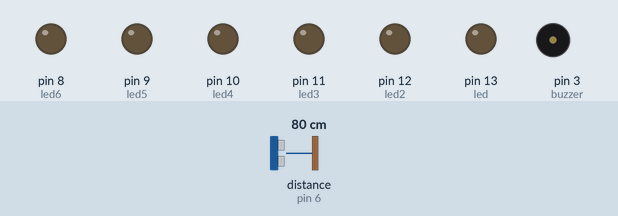
Recording of a sketch running on a simulated Arduino Uno, built with avr-gcc and run on an emulated ATmega328P. On the bench: output pins drawn as LEDs (lit = HIGH), buzzer (waves = sounding). Wiring (inferred from the names in the program): ultrasonic range finder: trigger pin 7; echo pin 6. The inputs (shaded band) are chosen by the test bench; at power-on: distance to the obstacle (sensor on pin 6) 80 cm. The echo pulse lasts 58.3 µs per cm; pins used as bus, display or sensor lines are not drawn; what the sketch prints to the serial monitor is not drawn.

Above: at 1.2 s.
1.3 s: distance to the obstacle (sensor on pin 6) set to 2 cm
At 2.71 s:
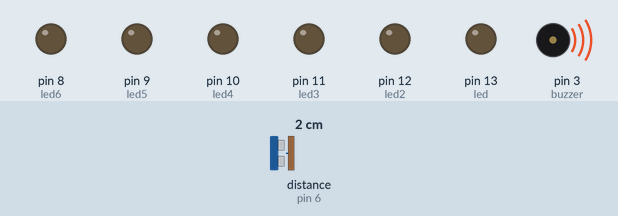
4.2 s: distance to the obstacle (sensor on pin 6) set to 9 cm
At 5.4 s:
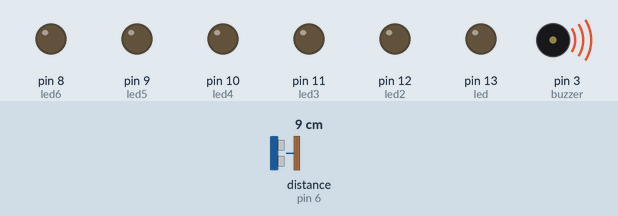
5.7 s: distance to the obstacle (sensor on pin 6) set to 18 cm
At 7.0 s:
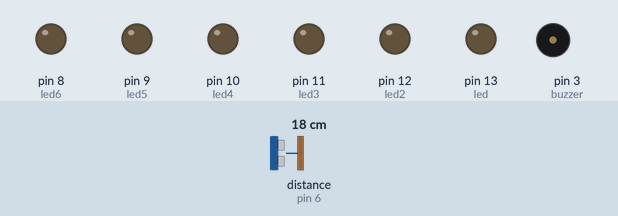
Timing chart, 0 to 8.7 s (numbered marks = the images above; inputs shaded):
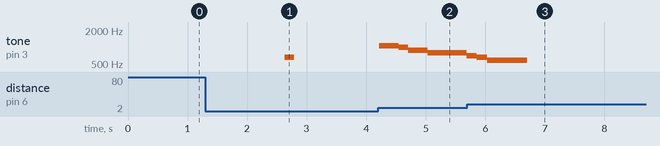

The sketch:

FORTissimo2.ino
```cpp
#include <Average.h>
Average<float> ave(10);


#define trigPin 7
#define echoPin 6
#define led 13
#define led2 12
#define led3 11
#define led4 10
#define led5 9
#define led6 8
#define buzzer 3

int sound = 0;
int maxdist = 0;
int mindist = 0;
int interval = 0;

void setup() {
  Serial.begin (115200);
  pinMode(trigPin, OUTPUT);
  pinMode(echoPin, INPUT);
  pinMode(led, OUTPUT);
  pinMode(led2, OUTPUT);
  pinMode(led3, OUTPUT);
  pinMode(led4, OUTPUT);
  pinMode(led5, OUTPUT);
  pinMode(led6, OUTPUT);
  pinMode(buzzer, OUTPUT);


}

void loop() {
      int total = 0;
 long duration, distance;
    for(int i=0; i<10; i++){

      digitalWrite(trigPin, LOW);
      delayMicroseconds(2);
      digitalWrite(trigPin, HIGH);
      delayMicroseconds(10);
      digitalWrite(trigPin, LOW);
      duration = pulseIn(echoPin, HIGH);

      total += duration;
      Serial.print("Their Avg: ");
      Serial.println(duration);
      delay(10);
    }
     ave.push(duration);
    int ourAvg = total / 10;
    Serial.println("Our Avg: " + ourAvg);


   distance = ave.mean();

  if (distance <= 800 && distance >= 770){
    sound = 523;
    tone(buzzer, sound);
  }
  if (distance <= 700 && distance >= 600){
    sound = 587;
    tone(buzzer, sound);
  }
  if (distance <= 580 && distance >= 540){
    sound = 659;
    tone(buzzer, sound);
  }
  if (distance <= 520 && distance >= 480){
    sound = 698;
    tone(buzzer, sound);
  }
  if (distance <= 400 && distance >= 320) {
    sound = 783;
    tone(buzzer, sound);
  }
  if (distance <= 300 && distance >= 250){
     sound = 880;
     tone(buzzer, sound);
  }
  if (distance <= 240 && distance >= 200) {
    sound = 987;
    tone(buzzer, sound);
  }
  if (distance <= 175 && distance >= 100)  {
    sound = 1046;
    tone(buzzer, sound);
  }


  if (distance > 800 || distance <= 100){
    Serial.println(distance);
    noTone(buzzer);
  }
  else {
    Serial.print(distance);
    Serial.print(" ");
    Serial.println(sound);


  }
  delay(50);
}
```

Measured:
- after the input at 1.3 s, tone on pin 3 (buzzer): silent → 659 Hz after 1.3 s, → silent 0.16 s later
- after the input at 4.2 s, tone on pin 3 (buzzer): plays 1046 Hz for 0.33 s, 987 Hz for 0.16 s, 880 Hz for 0.33 s, 783 Hz for 0.65 s, 698 Hz for 0.01 s, starting at once
- after the input at 5.7 s, tone on pin 3 (buzzer): 698 Hz → 659 Hz after 0.16 s, → 587 Hz 0.17 s later, → silent 0.68 s later
